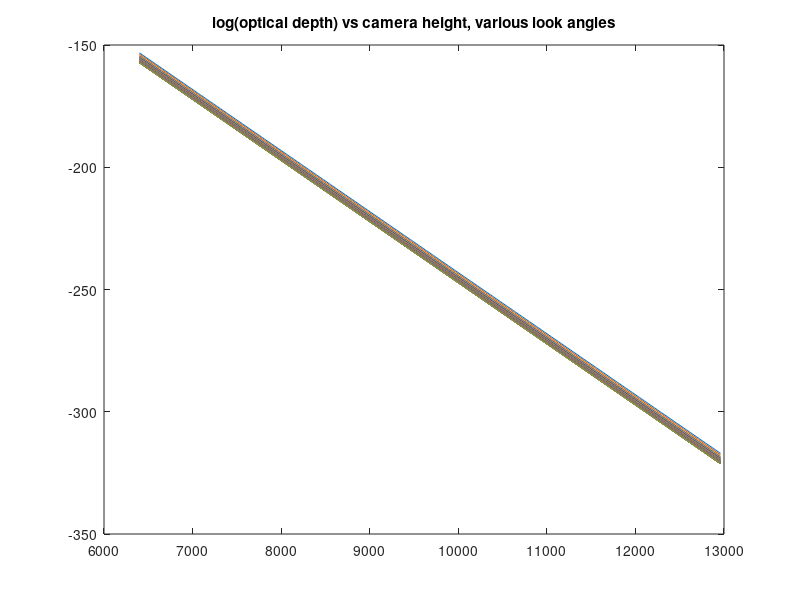
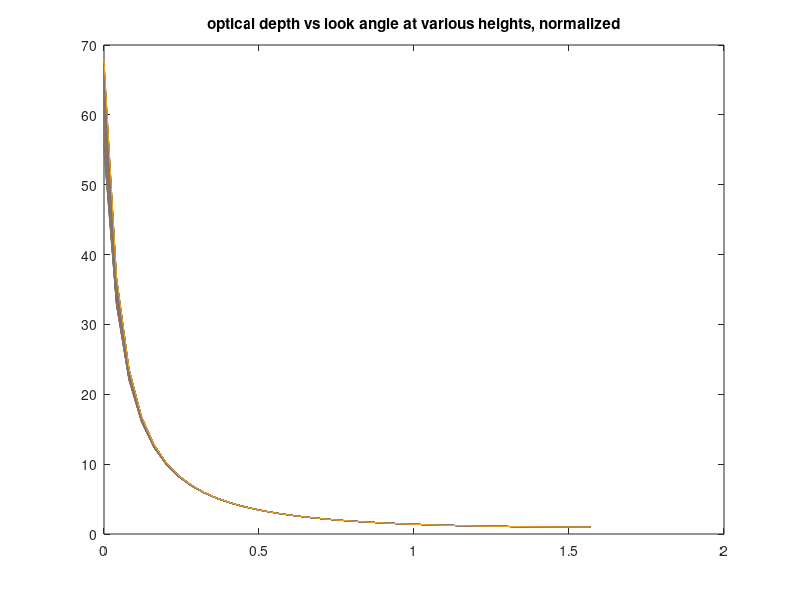
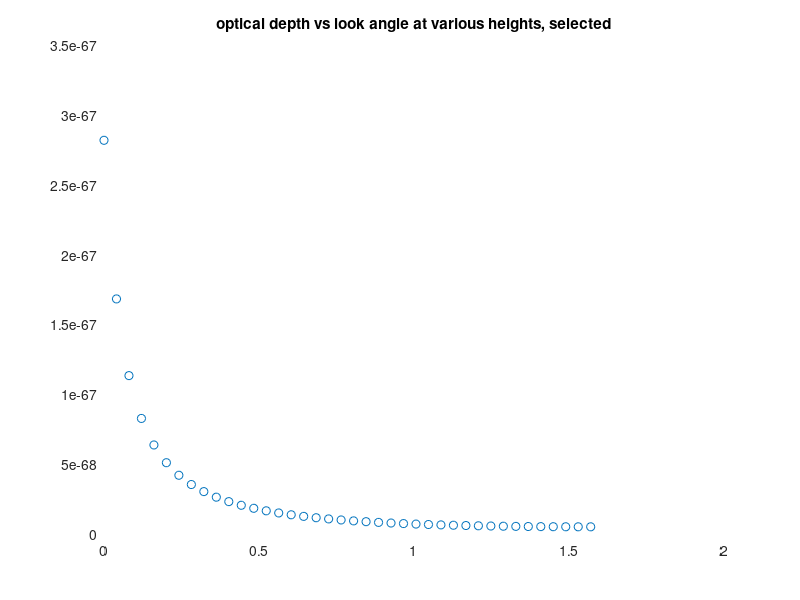
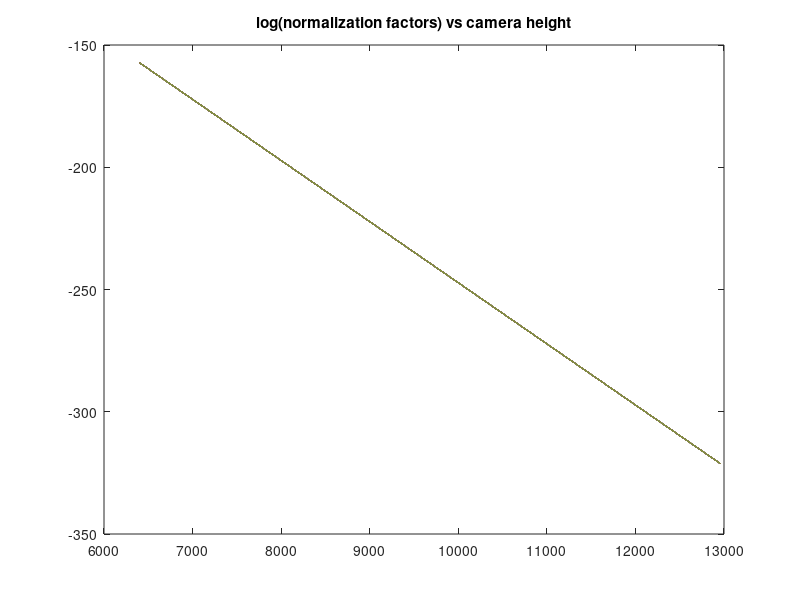

MATLAB code for these plots, in order:
global planet_scale = 1000;
global planet_radius = 6400;

global planet_center_x = 0;
global planet_center_y = -planet_radius;

global atmos_thickness_ratio = 0.025;
global atmos_thickness = planet_radius * atmos_thickness_ratio;
global atmos_radius = planet_radius + atmos_thickness;

global scale_height = atmos_thickness / 4;

function r = vec_len(d_x, d_y)
  r = sqrt(d_x .* d_x + d_y .* d_y);
endfunction

function r = atmos_density (p_x, p_y)
  global planet_center_x;
  global planet_center_y;
  global planet_radius;
  global scale_height;
  d_x = p_x - planet_center_x;
  d_y = p_y - planet_center_y;
  dist_from_surface = vec_len(d_x, d_y) - planet_radius;
  r = exp(-dist_from_surface / scale_height);
endfunction

function a_x, a_y, r_x, r_y = clip_ray(a_x, a_y, r_x, r_y)
  global atmos_radius;
  global planet_center_x;
  global planet_center_y;

  % find the times where the ray intersects the atmosphere
  a = dot(r_x, r_y, r_x, r_y);
  d_x = a_x - planet_center_x;
  d_y = a_y - planet_center_y;
  b = 2 .* dot(d_x, d_y, r_x, r_y);
  c = dot(d_x, d_y, d_x, d_y) - atmos_radius.*atmos_radius;
  s = b.*b - 4*a.*c;
  t1 = (-sqrt(s) - b) ./ (2 .* a);
  t2 = ( sqrt(s) - b) ./ (2 .* a);

  % if s < 0, we don't intersect. Set both times to 0.
  sign = s >= 0;
  t1 = t1 .* sign;
  t2 = t2 .* sign;

  % negative times mean either we're in the atmosphere, or it's entirely behind us.
  t1 = max(t1, 0);
  t2 = max(t2, 0);

  % reset [a] and [r] to be inside the atmosphere.
  a_x = a_x + r_x .* t1;
  a_y = a_y + r_y .* t1;
  r_x = r_x .* (t2 - t1);
  r_y = r_y .* (t2 - t1);
endfunction

function r = optical_depth(a_x, a_y, b_x, b_y)
  global atmos_radius;

  % "r" for "ray"
  r_x = b_x - a_x;
  r_y = b_y - a_y;

  %a_x, a_y, r_x, r_y = clip_ray(a_x, a_y, b_x, b_y);

  samples = 100;
  l = vec_len(r_x, r_y) ./ samples;
  r_x = r_x ./ samples;
  r_y = r_y ./ samples;

  r = 0;
  for i = [1:samples]
    p_x = a_x + i .* r_x;
    p_y = a_y + i .* r_y;
    r = r + atmos_density(p_x, p_y) .* l;
  endfor
endfunction

function r = phase(cos_angle, g)
  c = cos_angle;
  g2 = g .* g;
  r = 3 * (1-g2) .* (1 + c.*c) ./ (2 * (2 + g2) .* realpow(1 + g2 - 2*g.*c, 3.0 / 2.0));
endfunction

function r = dot(x1, y1, x2, y2)
  r = x1.*x2 + y1.*y2;
endfunction

function r = in_scatter(sun_angle, camera_x, camera_y, look_x, look_y, k, g)
  global planet_center_x;
  global planet_center_y;
  global planet_radius;
  global atmos_thickness;
  sun_distance = 150000000;
  sun_position_x = planet_center_x + cos(sun_angle) .* sun_distance;
  sun_position_y = planet_center_y + sin(sun_angle) .* sun_distance;

  samples = 100;
  l = atmos_thickness / samples;
  r = 0;
  for i = [1:samples]
    point_x = camera_x + look_x * i * l;
    point_y = camera_y + look_y * i * l;
    d1_x = sun_position_x - point_x;
    d1_y = sun_position_y - point_y;
    d2_x = point_x - camera_x;
    d2_y = point_y - camera_y;
    cos_angle = dot(d1_x, d1_y, d2_x, d2_y) ./ (vec_len(d1_x, d1_y) .* vec_len(d2_x, d2_y));
    od = optical_depth(camera_x, camera_y, point_x, point_y) + optical_depth(point_x, point_y, sun_position_x, sun_position_y);
    r += k .* phase(cos_angle, g) .* atmos_density(point_x, point_y) .* exp(-k .* od) * l;
  endfor
endfunction

%%%%%%%%%%%%%%%%%%%%%%%%%%%%%%%%%%%%%%%%%%%%%%%%%%%%%%%%%%%%%%%%%%%%%%%%%%%%

rows = 40;
cols = 80;

camera_x = 0;
camera_y_v = planet_radius + atmos_radius.*([0:cols-1] ./ (cols-1));
camera_y = repmat(camera_y_v, rows, 1);

look_angle_v = 3.14/2 .* [0:rows-1]' ./ (rows-1);
look_angle = repmat(look_angle_v, 1, cols);

look_x = cos(look_angle);
look_y = sin(look_angle);

y = optical_depth(camera_x, camera_y, camera_x + look_x .* atmos_radius, camera_y + look_y .* atmos_radius);
figure 1;
plot(camera_y_v', log(y));
title("log(optical depth) vs camera height, various look angles");

mins = optical_depth(camera_x, camera_y, camera_x, camera_y + atmos_radius);
figure 2;
plot(look_angle_v, (y./mins));
title("optical depth vs look angle at various heights, normalized");

selected = optical_depth(camera_x, planet_radius, camera_x + cos(look_angle_v) .* atmos_radius, planet_radius + sin(look_angle_v) .* atmos_radius);

figure 3;
scatter(look_angle_v, selected);
title("optical depth vs look angle at various heights, selected");

figure 4;
plot(camera_y_v, log(mins));
title("log(normalization factors) vs camera height");

%%%%%%%%%%%%%%%%%%%%%%%%%%%%%%%%%%%%%%%%%%%%%%%%%%%%%%%%%%%%%%%%%%%%%%%%%%%%

%camera_x = 0;
%camera_y = planet_radius;
%
%rows = 40;
%cols = 200;
%
%camera_y_v = planet_radius + atmos_radius.*([0:cols-1] ./ cols);
%camera_y = repmat(camera_y_v, rows, 1);
%
%look_angle_v = ([1:rows]'./rows) * 3.14;
%look_angle = repmat(look_angle_v, 1, cols);
%look_x = cos(look_angle);
%look_y = sin(look_angle);
%
%figure 3;
%y = in_scatter(0, camera_x, camera_y, look_x, look_y, 1, 0);
%plot(look_angle_v, y);
%title("in scattering vs look angle, sun at horizon, various heights");
%
%figure 4;
%y = in_scatter(3.14/2, camera_x, camera_y, look_x, look_y, 1, 0);
%plot(look_angle_v, y);
%title("in scattering vs look angle, sun at zenith, various heights");
%
%figure 5;
%y = in_scatter(0, camera_x, camera_y, look_x, look_y, 1, 0);
%y = y ./ in_scatter(0, camera_x, camera_y, 0, 1, 1, 0);
%plot(look_angle_v, y);
%title("in scattering vs look angle, sun at horizon, various heights, normalized");
%
%figure 6;
%y = in_scatter(3.14/2, camera_x, camera_y, look_x, look_y, 1, 0);
%y = y ./ in_scatter(3.14/2, camera_x, camera_y, 0, 1, 1, 0);
%plot(look_angle_v, y);
%title("in scattering vs look angle, sun at zenith, various heights, normalized");
%
%figure 7;
%y = in_scatter(0, camera_x, camera_y, 0, 1, 1, 0);
%plot(camera_y_v, log(y));
%title("log(in scattering) vs height, looking straight up, sun at horizon");
%
%figure 8;
%y = in_scatter(3.14/2, camera_x, camera_y, 0, 1, 1, 0);
%plot(camera_y_v, log(y));
%title("log(in scattering) vs height, looking straight up, sun at zenith");
